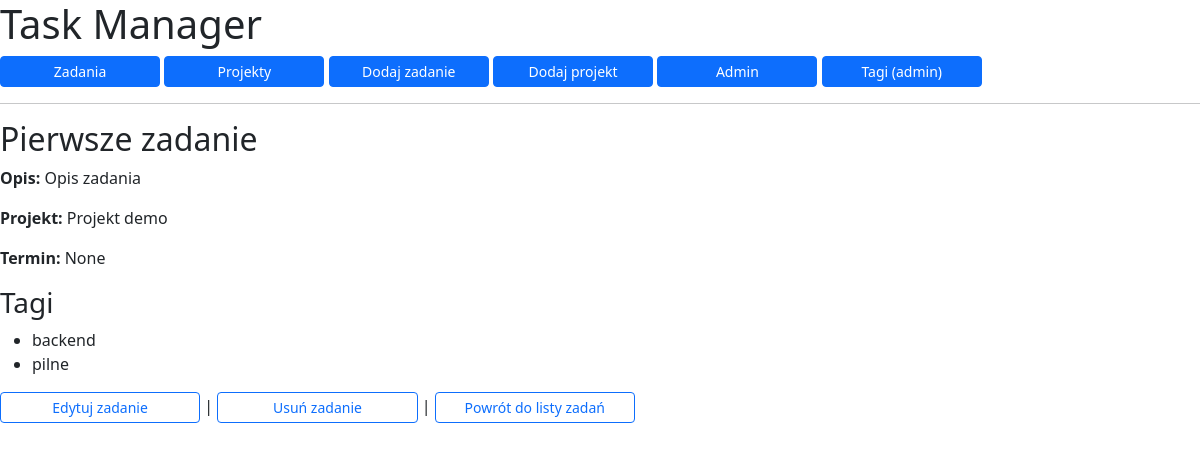
The page /task/2/ on the database its author committed.
### seredaApp/models.py (models this page shows, shortened)
class Task(models.Model):
    class Status(models.TextChoices):
        TODO = "do zrobienia", "Do zrobienia"
        DOING = "w trakcie", "W trakcie"
        DONE = "zrobione", "Zrobione"
    project = models.ForeignKey(
        Project,
        on_delete=models.CASCADE,
        related_name="tasks",
    )
    title = models.CharField(max_length=100)
    description = models.TextField(blank=True)
    status = models.CharField(
        max_length=12,
        choices=Status.choices,
        default=Status.TODO,
    )
    due_date = models.DateField(blank=True, null=True)
    created_at = models.DateTimeField(auto_now_add=True)
    tags = models.ManyToManyField(
        Tag,
        blank=True,
        related_name="tasks",
    )
    class Meta:
        ordering = ["-created_at"]

class Project(models.Model):
    name = models.CharField(max_length=100)
    description = models.TextField(blank=True)
    created_at = models.DateTimeField(auto_now_add=True)
    is_active = models.BooleanField(default=True)
    class Meta:
        ordering = ["name"]
    def __str__(self):
        return self.name

class Tag(models.Model):
    name = models.CharField(max_length=50, unique=True)
    class Meta:
        ordering = ["name"]

### seredaApp/views.py (the view)
# urls.py: path("task/<int:pk>/", TaskDetailView.as_view(), name="task_detail"),
class TaskDetailView(DetailView):
    model = Task
    template_name = "seredaApp/task_detail.html"
    context_object_name = "task"

### seredaApp/templates/seredaApp/task_detail.html
{% extends "base.html" %}
{% block content %}
<h2>{{ task.title }}</h2>
<p><strong>Opis:</strong> {{ task.description }}</p>
<p><strong>Projekt:</strong> {{ task.project }}</p>
<p><strong>Termin:</strong> {{ task.due_date }}</p>
<h3>Tagi</h3>
<ul>
    {% for tag in task.tags.all %}
        <li>{{ tag.name }}</li>
    {% empty %}
        <li>Brak tagów</li>
    {% endfor %}
</ul>
<p>
    <a href="{% url 'task_edit' task.pk %}" class="btn btn-outline-primary btn-sm" style="width: 25ch;">Edytuj zadanie</a>
    |
    <a href="{% url 'task_delete' task.pk %}" class="btn btn-outline-primary btn-sm" style="width: 25ch;">Usuń zadanie</a>
    |
    <a href="{% url 'task_list' %}" class="btn btn-outline-primary btn-sm" style="width: 25ch;">Powrót do listy zadań</a>
</p>
{% endblock %}

### rows shown on the page
Task: title "Pierwsze zadanie", description "Opis zadania", project "Projekt demo", due_date "None"
Tag: name "backend"
Tag: name "pilne"
